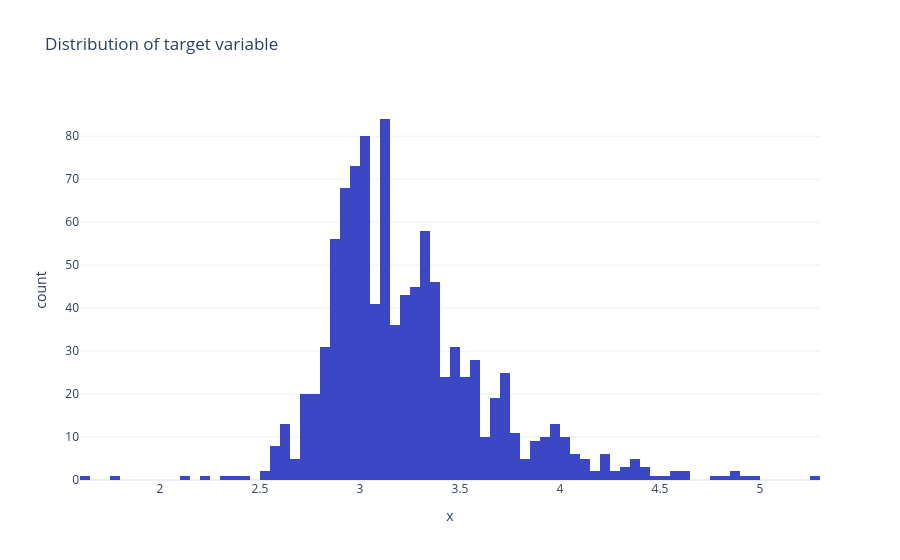

The notebook cell saved with this chart:
### Code cell
fig = px.histogram(x = y, nbins = 120, title = "Distribution of target variable")
fig.show()

### Figure 1 — Plotly figure (JSON) as saved in the notebook; plotly's stock layout.template omitted (floating-point values rounded to 4 significant figures; data arrays with more than 128 entries replaced by an {"elided": "..."} marker saying what was removed)
{"data": [{"bingroup": "x", "hovertemplate": "x=%{x}<br>count=%{y}<extra></extra>", "legendgroup": "", "marker": {"color": "#3B47C4", "pattern": {"shape": ""}}, "name": "", "nbinsx": 120, "orientation": "v", "showlegend": false, "type": "histogram", "x": {"elided": "1000 float values"}, "xaxis": "x", "yaxis": "y"}], "layout": {"barmode": "relative", "legend": {"tracegroupgap": 0}, "title": {"text": "Distribution of target variable"}, "xaxis": {"anchor": "y", "domain": [0.0, 1.0], "title": {"text": "x"}}, "yaxis": {"anchor": "x", "domain": [0.0, 1.0], "title": {"text": "count"}}}}
